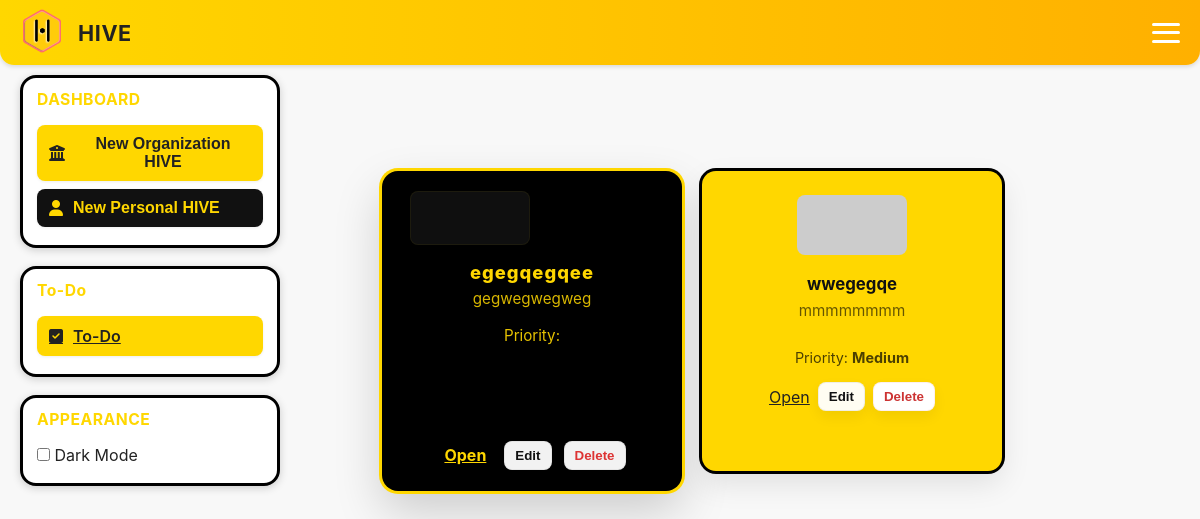
The page /personal.php (signed in) on the database as committed earlier.
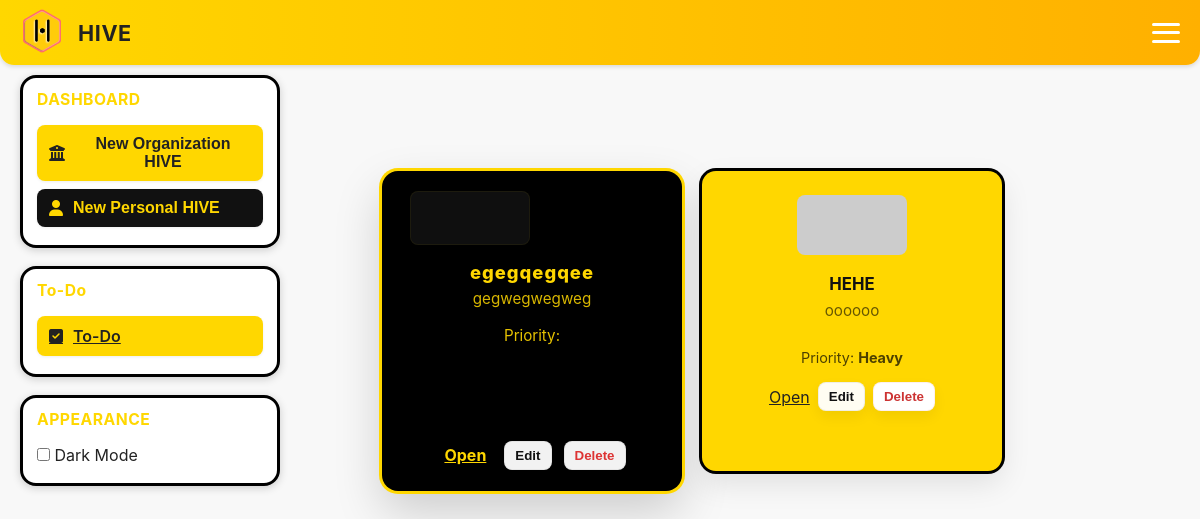
The same page on the database as committed later.
### tables this page shows
CREATE TABLE `project` (
  `project_id` int(10) UNSIGNED NOT NULL,
  `name` varchar(150) NOT NULL,
  `description` varchar(500) DEFAULT NULL,
  `status` enum('planned','active','completed','archived') DEFAULT 'planned',
  `created_time` datetime DEFAULT current_timestamp(),
  `updated_time` datetime DEFAULT current_timestamp() ON UPDATE current_timestamp(),
  `due_date` date DEFAULT NULL,
  `completion_date` date DEFAULT NULL,
  `priority` enum('low','medium','high') DEFAULT 'medium',
  `visibility` enum('private','public') DEFAULT 'private',
  `user_id` int(10) UNSIGNED DEFAULT NULL,
  `organization_id` int(10) UNSIGNED DEFAULT NULL
);

CREATE TABLE `organization` (
  `organization_id` int(10) UNSIGNED NOT NULL,
  `name` varchar(100) NOT NULL,
  `description` varchar(250) DEFAULT NULL,
  `org_password` varchar(128) DEFAULT NULL,
  `created_at` datetime DEFAULT current_timestamp(),
  `updated_at` datetime DEFAULT current_timestamp() ON UPDATE current_timestamp(),
  `logo` longblob DEFAULT NULL,
  `priority` enum('Heavy','Light','Medium','') NOT NULL,
  `created_by` int(10) UNSIGNED DEFAULT NULL
);

### personal.php (the view, shortened to what the changed rows need)
<?php
require_once 'conn.php';
$user_id = intval($_SESSION['user_id']);
$sql = "
  SELECT o.organization_id, o.name, o.description, o.priority, o.created_at, o.updated_at, o.created_by
  FROM organization o
  INNER JOIN organization_user ou ON o.organization_id = ou.organization_id
  WHERE ou.user_id = ?
  ORDER BY o.created_at DESC
";
$stmt = mysqli_prepare($dbConn, $sql);
mysqli_stmt_bind_param($stmt, 'i', $user_id);
mysqli_stmt_execute($stmt);
$res = mysqli_stmt_get_result($stmt);
$orgs = [];
if ($res) {
    while ($r = mysqli_fetch_assoc($res)) $orgs[] = $r;
}
$pstmt = mysqli_prepare($dbConn, "SELECT project_id, name, description, priority, created_time FROM project WHERE user_id = ? AND (organization_id IS NULL OR organization_id = 0) ORDER BY created_time DESC");
mysqli_stmt_bind_param($pstmt, 'i', $user_id);
mysqli_stmt_execute($pstmt);
$pres = mysqli_stmt_get_result($pstmt);
$personal_projects = [];
if ($pres) { while ($r = mysqli_fetch_assoc($pres)) $personal_projects[] = $r; }
?>
<!DOCTYPE html>
<html lang="en">
<head>
  <link rel="stylesheet" href="personal.css">
  <link href="https://cdnjs.cloudflare.com/ajax/libs/font-awesome/6.5.0/css/all.min.css" rel="stylesheet">
</head>
<body>
  <main class="content">
    <div class="card-container" id="cardContainer">
      <section class="card-container" id="orgList">
        <?php if (count($personal_projects) > 0): ?>
          <?php foreach ($personal_projects as $proj): ?>
            <div class="card project-card yellow-card" data-id="<?php echo (int)$proj['project_id']; ?>">
              <div class="card-top">
                <div class="card-image-placeholder" aria-hidden="true"></div>
              </div>
              <h3 class="card-title"><?php echo htmlspecialchars($proj['name'], ENT_QUOTES); ?></h3>
              <div class="card-subtitle"><?php echo htmlspecialchars($proj['description']); ?></div>
              <div class="card-meta">Priority: <strong><?php echo htmlspecialchars($proj['priority']); ?></strong></div>
              <div class="card-actions">
                <a href="personalhive.php?project_id=<?php echo (int)$proj['project_id']; ?>" class="card-open">Open</a>
                <button class="card-btn edit"
                        data-id="<?php echo (int)$proj['project_id']; ?>"
                        data-name="<?php echo htmlspecialchars($proj['name'], ENT_QUOTES); ?>"
                        data-desc="<?php echo htmlspecialchars($proj['description'], ENT_QUOTES); ?>"
                        data-priority="<?php echo htmlspecialchars($proj['priority'], ENT_QUOTES); ?>">Edit</button>
                <form method="post" action="api/delete_project.php" style="display:inline;">
                  <button type="submit" class="card-btn delete">Delete</button>
                </form>
              </div>
            </div>
          <?php endforeach; ?>
        <?php endif; ?>
        <?php if (count($orgs) === 0): ?>
          <div class="no-orgs">You have no organizations yet. Click "Create Organization" to add one.</div>
        <?php else: ?>
          <?php foreach ($orgs as $org): ?>
            <div class="card org-card" data-id="<?php echo (int)$org['organization_id']; ?>">
              <div class="hexagon"><img src="https://via.placeholder.com/140x80?text=<?php echo urlencode(substr($org['name'],0,12)); ?>" alt=""></div>
              <h3><?php echo htmlspecialchars($org['name'], ENT_QUOTES); ?></h3>
              <div class="card-details">
                <div class="card-desc"><?php echo htmlspecialchars($org['description']); ?></div>
                <div class="card-meta">Priority: <strong><?php echo htmlspecialchars($org['priority']); ?></strong></div>
                <div class="card-actions" style="margin-top:8px;">
                  <a href="organization.php?org_id=<?php echo (int)$org['organization_id']; ?>" class="org-btn add">Open</a>
                  <button class="org-btn edit btn-edit-org"
                          data-id="<?php echo (int)$org['organization_id']; ?>"
                          data-name="<?php echo htmlspecialchars($org['name'], ENT_QUOTES); ?>"
                          data-desc="<?php echo htmlspecialchars($org['description'], ENT_QUOTES); ?>"
                          data-priority="<?php echo htmlspecialchars($org['priority'], ENT_QUOTES); ?>">Edit</button>
                  <?php if ((int)$org['created_by'] === $user_id): ?>
                    <form method="post" action="api/delete_organization.php" style="display:inline;" onsubmit="return confirm('Delete this organization?');">
                      <button type="submit" class="org-btn delete">Delete</button>
                    </form>
                  <?php endif; ?>
                </div>
              </div>
            </div>
          <?php endforeach; ?>
        <?php endif; ?>
      </section>
    </div>
  </main>
</body>
</html>

Rows that differ between the two databases and show on the page:
removed organization: name "wwegegqe", description "mmmmmmmm", priority "Medium"
added organization: name "HEHE", description "oooooo", priority "Heavy"
